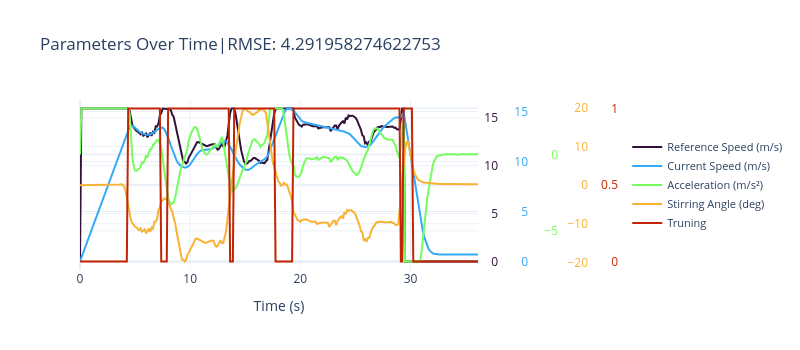
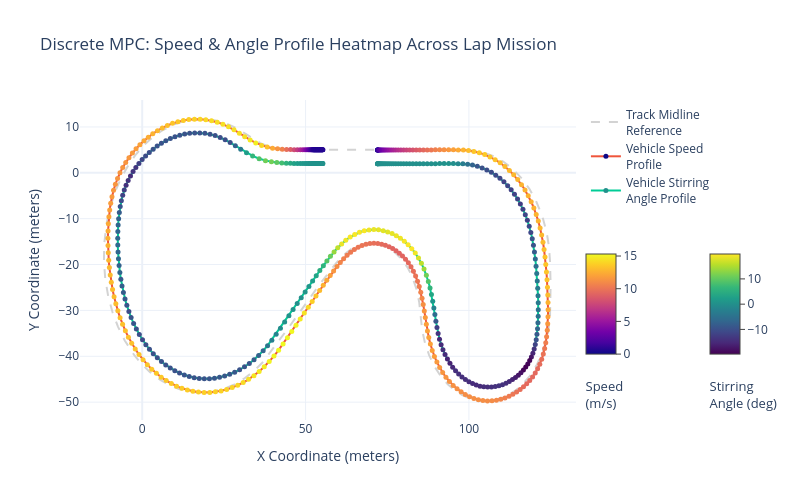

These figures' notebook cell, in order:
### Markdown cell above
Erro: 3.9168866521380683 parameters:  [4.0, 23.0, 24.5, 2.25, 9.25, 2.5, 26.75]

### Code cell
n_horizon=48
dt = 0.0625
sim_steps=600
size=1
show=True
W_X,W_Y,W_speed,W_acc,W_delta,W_U0,W_U1 = [4.0, 23.0, 24.5, 2.25, 9.25, 2.5, 26.75]

score,BreakCheck,[xSeries,ySeries,names,data] = SimulateRT(dt,n_horizon,sim_steps,
                                W_X,W_Y,W_speed,W_acc,W_delta,W_U0,W_U1,size,show)
PlotSeriesPLY(xSeries,ySeries,names,xLabel='Time (s)',title=f'Parameters Over Time|RMSE: {score}')
#PlotSeriesPLT(xSeries[:2],ySeries[:2],names[:2],title=f'RMSE: {score:.2f}')
PlotMPCTracksPLY(data,width=800,height=500)

### Figure 1 — Plotly figure (JSON) as saved in the notebook; plotly's stock layout.template omitted (floating-point values rounded to 4 significant figures; data arrays with more than 128 entries replaced by an {"elided": "..."} marker saying what was removed)
{"data": [{"line": {"color": "rgb(48, 18, 59)"}, "mode": "lines", "name": "Reference Speed (m/s)", "text": {"elided": "290 str values"}, "type": "scatter", "x": {"elided": "290 float values"}, "y": {"elided": "290 float values"}, "yaxis": "y"}, {"line": {"color": "rgb(52, 169, 246)"}, "mode": "lines", "name": "Current Speed (m/s)", "text": {"elided": "290 str values"}, "type": "scatter", "x": {"elided": "290 float values"}, "y": {"elided": "290 float values"}, "yaxis": "y2"}, {"line": {"color": "rgb(117, 252, 93)"}, "mode": "lines", "name": "Acceleration (m/s²)", "text": {"elided": "290 str values"}, "type": "scatter", "x": {"elided": "290 float values"}, "y": {"elided": "290 float values"}, "yaxis": "y3"}, {"line": {"color": "rgb(248, 179, 52)"}, "mode": "lines", "name": "Stirring Angle (deg)", "text": {"elided": "290 str values"}, "type": "scatter", "x": {"elided": "290 float values"}, "y": {"elided": "290 float values"}, "yaxis": "y4"}, {"line": {"color": "rgb(193, 37, 3)"}, "mode": "lines", "name": "Truning", "text": {"elided": "290 str values"}, "type": "scatter", "x": {"elided": "290 float values"}, "y": {"elided": "291 int values"}, "yaxis": "y5"}], "layout": {"height": 350, "legend": {"font": {"size": 11}, "x": 1.375, "xanchor": "left", "y": 0.5, "yanchor": "middle"}, "title": {"text": "Parameters Over Time|RMSE: 4.291958274622753"}, "width": 800, "xaxis": {"title": {"text": "Time (s)"}}, "yaxis": {"anchor": "free", "position": 1, "shift": 20, "side": "left", "tickfont": {"color": "rgb(48, 18, 59)"}}, "yaxis2": {"anchor": "free", "automargin": true, "overlaying": "y", "position": 1, "shift": 50, "side": "left", "tickfont": {"color": "rgb(52, 169, 246)"}}, "yaxis3": {"anchor": "free", "automargin": true, "overlaying": "y", "position": 1, "shift": 80, "side": "left", "tickfont": {"color": "rgb(117, 252, 93)"}}, "yaxis4": {"anchor": "free", "automargin": true, "overlaying": "y", "position": 1, "shift": 110, "side": "left", "tickfont": {"color": "rgb(248, 179, 52)"}}, "yaxis5": {"anchor": "free", "automargin": true, "overlaying": "y", "position": 1, "shift": 140, "side": "left", "tickfont": {"color": "rgb(193, 37, 3)"}}}}

### Figure 2 — Plotly figure (JSON) as saved in the notebook; plotly's stock layout.template omitted (floating-point values rounded to 4 significant figures; data arrays with more than 128 entries replaced by an {"elided": "..."} marker saying what was removed)
{"data": [{"line": {"color": "lightgray", "dash": "dash", "width": 2}, "mode": "lines", "name": "Track Midline<br>Reference", "type": "scatter", "x": {"elided": "5000 float values"}, "y": {"elided": "5000 float values"}}, {"hoverinfo": "text+x+y", "marker": {"cmax": 15.31, "cmin": 0, "color": {"elided": "290 float values"}, "colorbar": {"len": 0.5, "ticks": "outside", "title": {"font": {"size": 13}, "side": "bottom", "text": "Speed<br>(m/s)"}, "x": 1, "y": 0.3, "yanchor": "middle"}, "colorscale": [[0, "#0d0887"], [0.1111, "#46039f"], [0.2222, "#7201a8"], [0.3333, "#9c179e"], [0.4444, "#bd3786"], [0.5556, "#d8576b"], [0.6667, "#ed7953"], [0.7778, "#fb9f3a"], [0.8889, "#fdca26"], [1, "#f0f921"]], "showscale": true, "size": 5}, "mode": "lines+markers", "name": "Vehicle Speed<br>Profile", "text": {"elided": "290 str values"}, "type": "scatter", "x": {"elided": "290 float values"}, "y": {"elided": "290 float values"}}, {"hoverinfo": "text+x+y", "line": {"width": 2}, "marker": {"cmax": 19.86, "cmin": -19.77, "color": {"elided": "290 float values"}, "colorbar": {"len": 0.5, "ticks": "outside", "title": {"font": {"size": 13}, "side": "bottom", "text": "Stirring<br>Angle (deg)"}, "x": 1.25, "y": 0.3, "yanchor": "middle"}, "colorscale": [[0, "#440154"], [0.1111, "#482878"], [0.2222, "#3e4989"], [0.3333, "#31688e"], [0.4444, "#26828e"], [0.5556, "#1f9e89"], [0.6667, "#35b779"], [0.7778, "#6ece58"], [0.8889, "#b5de2b"], [1, "#fde725"]], "showscale": true, "size": 5}, "mode": "lines+markers", "name": "Vehicle Stirring<br>Angle Profile", "text": {"elided": "290 str values"}, "type": "scatter", "x": {"elided": "290 float values"}, "y": {"elided": "290 float values"}}], "layout": {"height": 500, "legend": {"x": 1.02, "xanchor": "left", "y": 1, "yanchor": "top"}, "showlegend": true, "title": {"text": "Discrete MPC: Speed & Angle Profile Heatmap Across Lap Mission"}, "width": 800, "xaxis": {"title": {"text": "X Coordinate (meters)"}}, "yaxis": {"title": {"text": "Y Coordinate (meters)"}}}}
